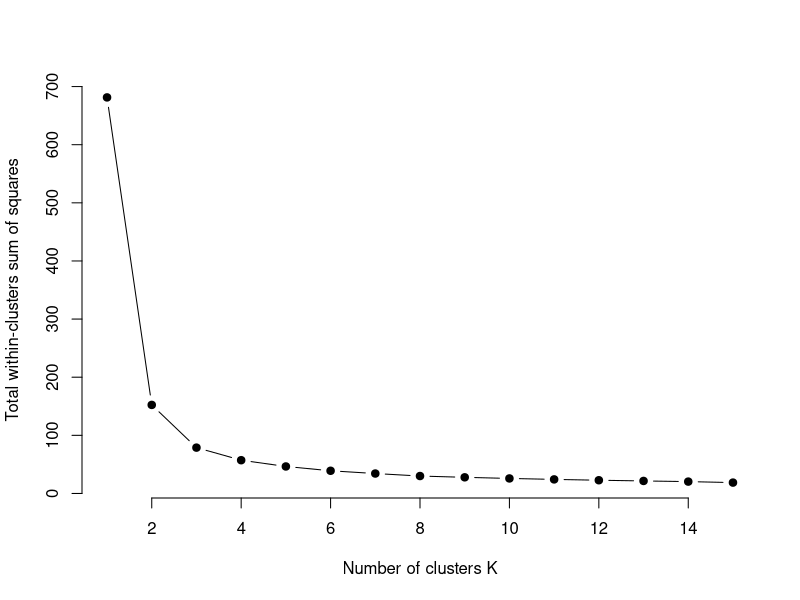
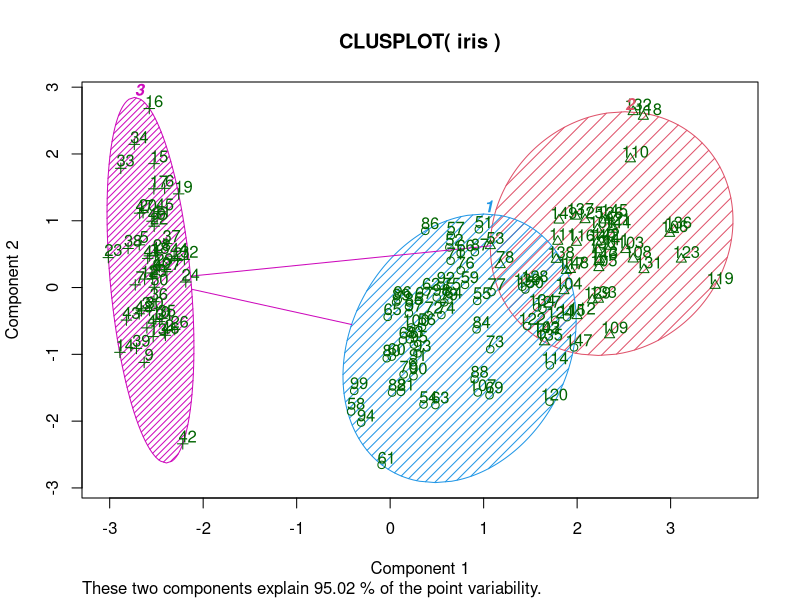

Generate these figures, in order, with R:
iris
head(iris)

##installing the required packages for machine learning 

install.packages("caret", dependencies=TRUE, repos='http://cran.rstudio.com/') 
install.packages("cluster",dependencies=TRUE,repos='http://cran.rstudio.com/') 
install.packages("factoextra",dependencies=TRUE,repos='http://cran.rstudio.co m/') 
install.packages("mlbench",dependencies=TRUE,repos='http://cran.rstudio.com/ ') 
install.packages("rpart", dependencies=TRUE, repos='http://cran.rstudio.com/') 

library(caret) 
library(cluster) 
library(rpart) 
library(mlbench) 

iris1 <- iris[1:4]

kmax <- 15
wss <- sapply(1:kmax,
              function(k){kmeans(iris1, k, nstart = 50, iter.max = 15)$tot.withinss}
             )
wss

plot(1:kmax, wss,
     type="b", pch = 19, frame = FALSE, 
     xlab="Number of clusters K",
     ylab="Total within-clusters sum of squares")




model <- kmeans(iris1,centers = 3)
summary(model)
clusplot(iris,model$cluster,color = T, shade = T, labels = 2)  


